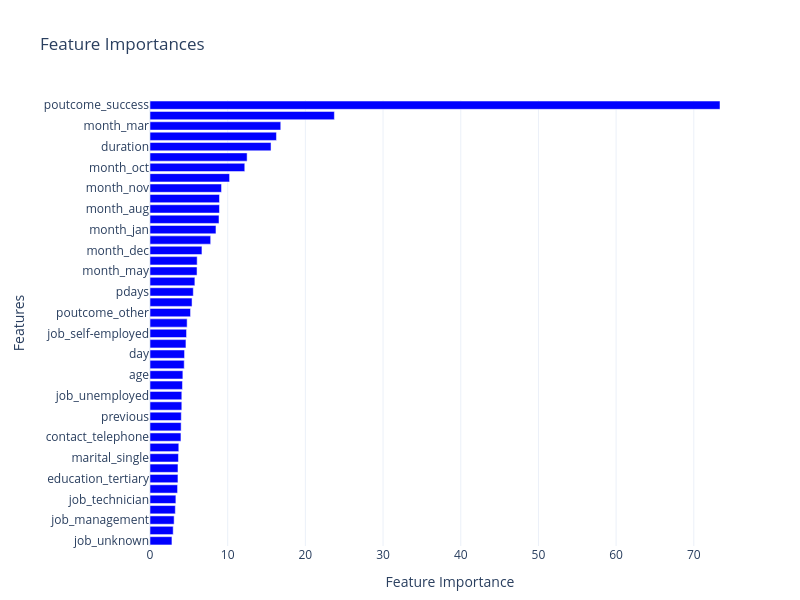

The notebook cell saved with this chart:
### Code cell
def plot_feature_importance(feature_names, feature_importances, title="Feature Importances"):
    df = pd.DataFrame({
        'Feature': feature_names,
        'Importance': feature_importances
    }).sort_values('Importance', ascending=False)
    
    # ulozenie zmiennych od najistotniejszej
    fig = go.Figure(go.Bar(
        x=df['Importance'][::-1],
        y=df['Feature'][::-1],
        orientation='h',
        marker_color='blue'
    ))
    
    # layout
    fig.update_layout(
        title=title,
        xaxis_title="Feature Importance",
        yaxis_title="Features",
        template='plotly_white',
        width=800,
        height=600,
        margin=dict(l=150, r=50, t=100, b=50)
    )
    
    pio.show(fig)


feature_names = list(feature_import.keys())
feature_importances = list(feature_import.values())

plot_feature_importance(feature_names, feature_importances)
# uwaga: gain dotyczy struktury drzewa a nie danych

### Figure 1 — Plotly figure (JSON) as saved in the notebook; plotly's stock layout.template omitted (floating-point values rounded to 4 significant figures)
{"data": [{"marker": {"color": "blue"}, "orientation": "h", "type": "bar", "x": [2.824, 2.986, 3.106, 3.261, 3.332, 3.548, 3.598, 3.6, 3.661, 3.708, 3.984, 4.009, 4.029, 4.094, 4.095, 4.179, 4.231, 4.406, 4.447, 4.627, 4.703, 4.781, 5.219, 5.413, 5.574, 5.776, 6.055, 6.071, 6.688, 7.811, 8.491, 8.881, 8.943, 8.944, 9.207, 10.24, 12.2, 12.5, 15.58, 16.28, 16.83, 23.74, 73.37], "y": ["job_unknown", "education_secondary", "job_management", "job_services", "job_technician", "job_entrepreneur", "education_tertiary", "balance", "marital_single", "marital_married", "contact_telephone", "job_housemaid", "previous", "campaign", "job_unemployed", "education_unknown", "age", "job_retired", "day", "default_yes", "job_self-employed", "job_blue-collar", "poutcome_other", "poutcome_unknown", "pdays", "job_student", "month_may", "month_feb", "month_dec", "loan_yes", "month_jan", "month_jul", "month_aug", "month_jun", "month_nov", "month_sep", "month_oct", "housing_no", "duration", "housing_yes", "month_mar", "contact_unknown", "poutcome_success"]}], "layout": {"height": 600, "margin": {"b": 50, "l": 150, "r": 50, "t": 100}, "title": {"text": "Feature Importances"}, "width": 800, "xaxis": {"title": {"text": "Feature Importance"}}, "yaxis": {"title": {"text": "Features"}}}}
